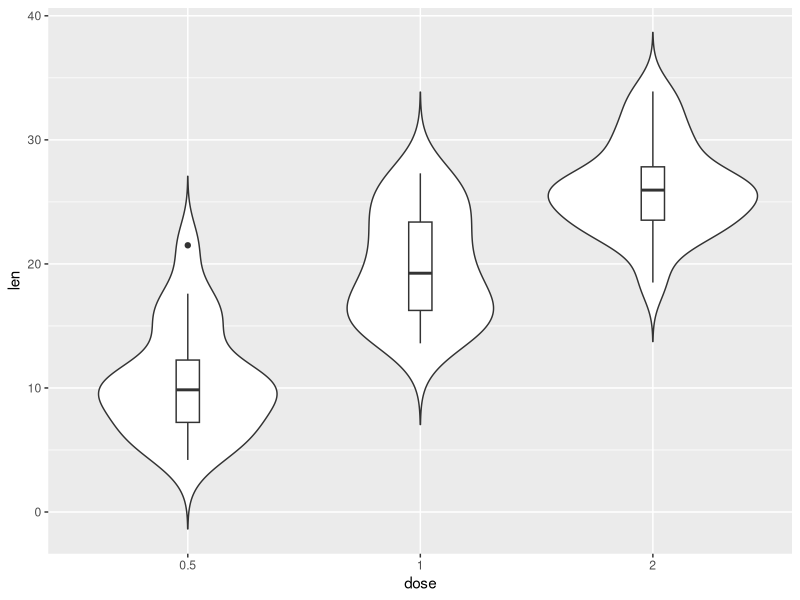
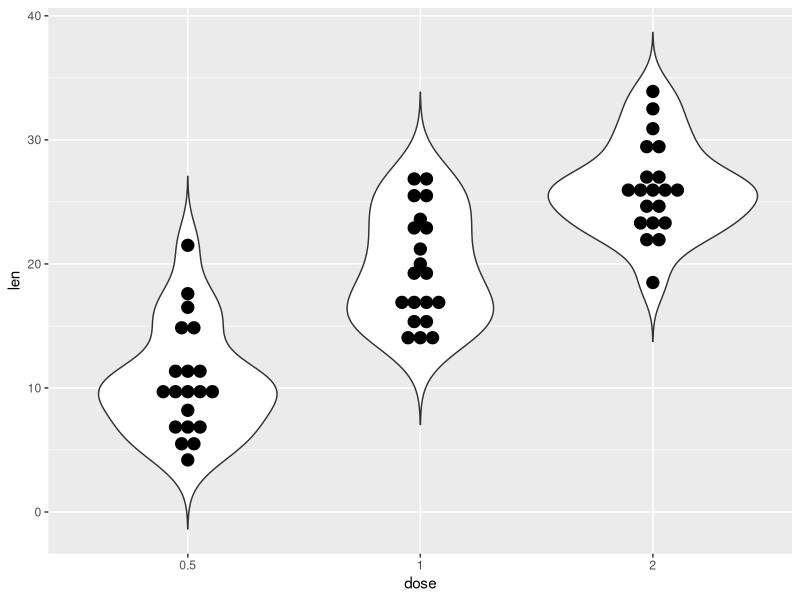
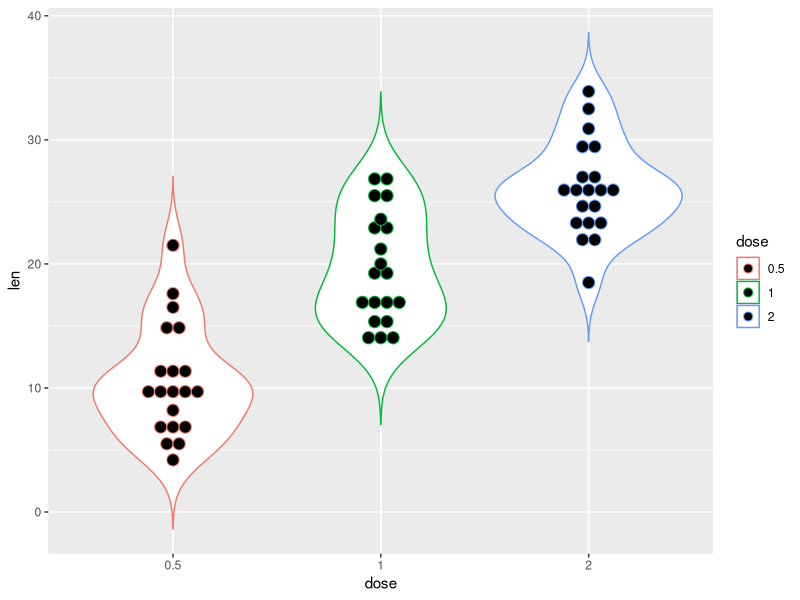
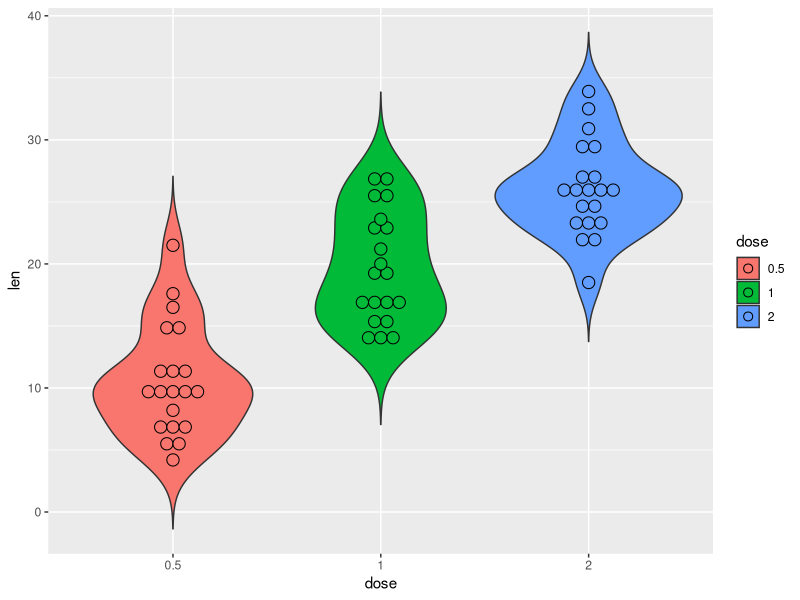
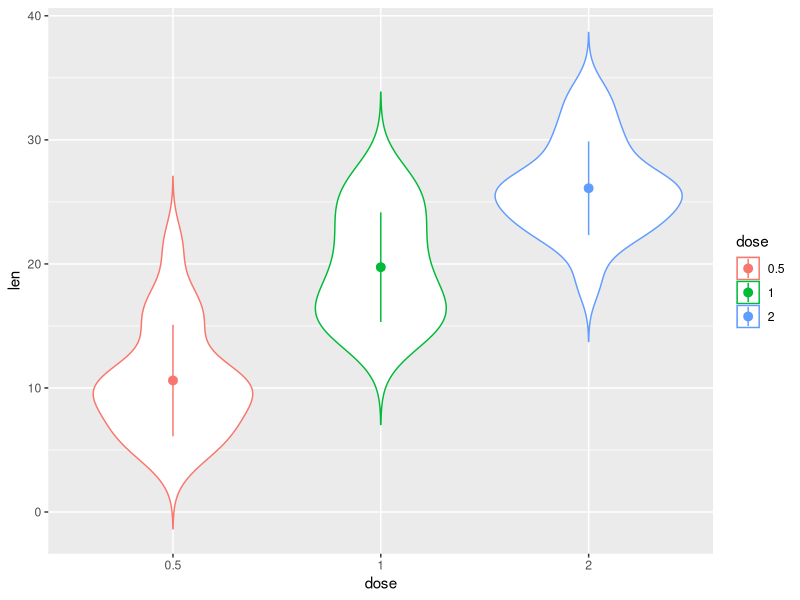
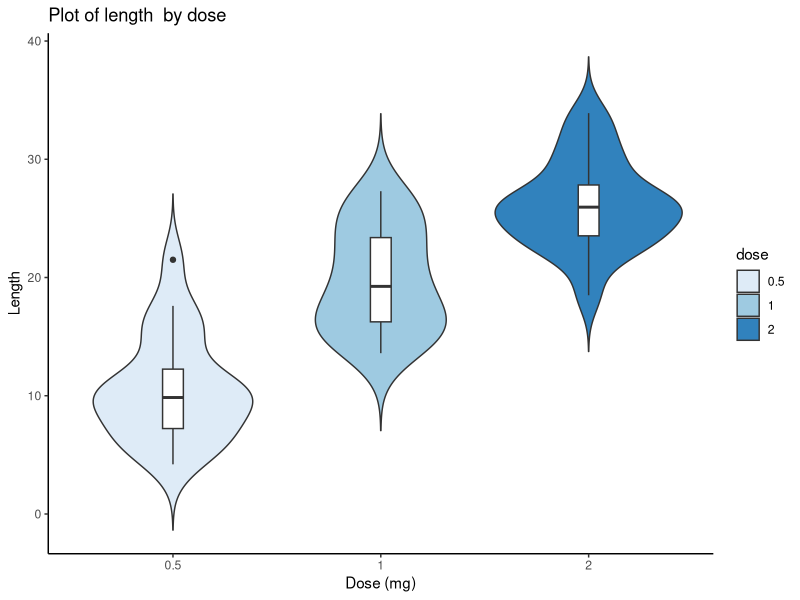

Here is the R script that generated these plots, in order:
# Source: http://www.sthda.com/english/wiki/ggplot2-violin-plot-quick-start-guide-r-software-and-data-visualization

#install.packages("ggplot2")
library(ggplot2)

# Loading and perparing the dataset
ToothGrowth$dose <- as.factor(ToothGrowth$dose)
ToothGrowth

# Creating the first approach to the visualization
p = ggplot(ToothGrowth, aes(x=dose, y=len)) +
  geom_violin(trim=FALSE)
p + geom_boxplot(width=0.1)

# Adding the dotplot
p = ggplot(ToothGrowth, aes(x=dose, y=len)) +
  geom_violin(trim=FALSE)
p + geom_dotplot(binaxis='y', stackdir='center', dotsize=1)

# Changing the color
p = ggplot(ToothGrowth, aes(x=dose, y=len, color=dose)) +
  geom_violin(trim=FALSE)
p + geom_dotplot(binaxis='y', stackdir='center', dotsize=1)

# Testing adding fill color
p = ggplot(ToothGrowth, aes(x=dose, y=len, fill=dose)) +
  geom_violin(trim=FALSE)
p + geom_dotplot(binaxis='y', stackdir='center', dotsize=1)

# Improving the style
p = ggplot(ToothGrowth, aes(x=dose, y=len, color=dose)) +
  geom_violin(trim=FALSE)
data_summary <- function(x) {
   m <- mean(x)
   ymin <- m-sd(x)
   ymax <- m+sd(x)
   return(c(y=m,ymin=ymin,ymax=ymax))
}
p + stat_summary(fun.data=data_summary)


dp <- ggplot(ToothGrowth, aes(x=dose, y=len, fill=dose)) +
  geom_violin(trim=FALSE)+
  geom_boxplot(width=0.1, fill="white")+
  labs(title="Plot of length  by dose",x="Dose (mg)", y = "Length")
dp = dp + scale_fill_brewer(palette="Blues") + theme_classic()

pdf("violinChart.pdf", width = 4, height = 4)
dp
dev.off()
